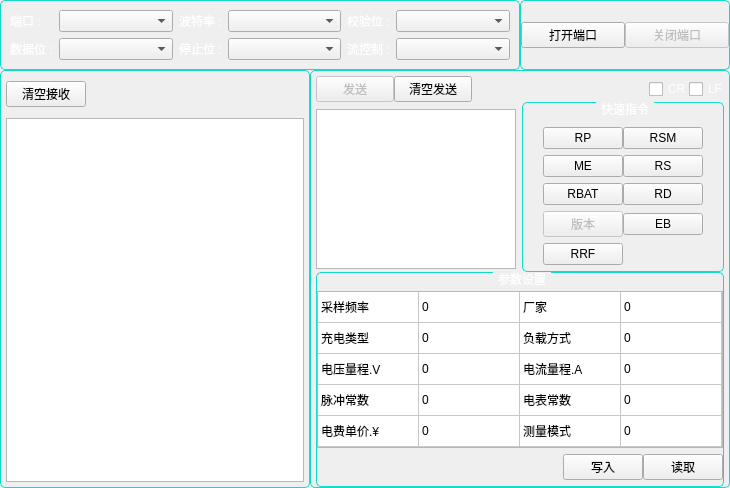
     <widget class="QWidget" name="serPort_Page">
      <layout class="QGridLayout" name="gridLayout_6">
       <property name="margin">
        <number>0</number>
       </property>
       <property name="spacing">
        <number>0</number>
       </property>
       <item row="1" column="0">
        <widget class="QGroupBox" name="serPort_Rec_GbBox">
         <property name="sizePolicy">
          <sizepolicy hsizetype="Minimum" vsizetype="Preferred">
           <horstretch>0</horstretch>
           <verstretch>0</verstretch>
          </sizepolicy>
         </property>
         <property name="styleSheet">
          <string notr="true"> QGroupBox::title {
     subcontrol-origin: margin;
     subcontrol-position: top center; /* position at the top center */
     padding: 0 3px;
	 color: rgb(255, 255, 255);


 }

 QGroupBox {
    border: 1px solid rgb(18, 220, 200);
    border-radius: 5px;
    margin-top: 0ex; /* leave space at the top for the title */
    background-color: qlineargradient(x1: 0, y1: 0, x2: 0, y2: 1,
                     stop:0 rgba(7, 85, 75, 255),
                     stop:1 rgba(10, 100, 75, 255));
 }
</string>
         </property>
         <property name="title">
          <string/>
         </property>
         <layout class="QGridLayout" name="gridLayout_7">
          <property name="margin">
           <number>5</number>
          </property>
          <item row="1" column="0" colspan="4">
           <widget class="QTextEdit" name="serPort_Rec_TxEdit">
            <property name="sizePolicy">
             <sizepolicy hsizetype="Expanding" vsizetype="Expanding">
              <horstretch>0</horstretch>
              <verstretch>0</verstretch>
             </sizepolicy>
            </property>
            <property name="readOnly">
             <bool>true</bool>
            </property>
           </widget>
          </item>
          <item row="0" column="1">
           <spacer name="horizontalSpacer_2">
            <property name="orientation">
             <enum>Qt::Horizontal</enum>
            </property>
            <property name="sizeType">
             <enum>QSizePolicy::Fixed</enum>
            </property>
            <property name="sizeHint" stdset="0">
             <size>
              <width>200</width>
              <height>36</height>
             </size>
            </property>
           </spacer>
          </item>
          <item row="0" column="0">
           <widget class="QPushButton" name="serPort_CleanRec_PsBtn">
            <property name="text">
             <string>清空接收</string>
            </property>
           </widget>
          </item>
         </layout>
        </widget>
       </item>
       <item row="1" column="1" colspan="2">
        <widget class="QGroupBox" name="serPort_send_GpBox">
         <property name="sizePolicy">
          <sizepolicy hsizetype="Minimum" vsizetype="Preferred">
           <horstretch>0</horstretch>
           <verstretch>0</verstretch>
          </sizepolicy>
         </property>
         <property name="minimumSize">
          <size>
           <width>420</width>
           <height>0</height>
          </size>
         </property>
         <property name="maximumSize">
          <size>
           <width>420</width>
           <height>16777215</height>
          </size>
         </property>
         <property name="styleSheet">
          <string notr="true"> QGroupBox::title {
     subcontrol-origin: margin;
     subcontrol-position: top center; /* position at the top center */
     padding: 0 3px;
	 color: rgb(255, 255, 255);


 }

 QGroupBox {
    border: 1px solid rgb(18, 220, 200);
    border-radius: 5px;
    margin-top: 0ex; /* leave space at the top for the title */
    background-color: qlineargradient(x1: 0, y1: 0, x2: 0, y2: 1,
                     stop:0 rgba(7, 85, 75, 255),
                     stop:1 rgba(10, 100, 75, 255));
 }
</string>
         </property>
         <property name="title">
          <string/>
         </property>
         <layout class="QGridLayout" name="gridLayout_8">
          <property name="leftMargin">
           <number>5</number>
          </property>
          <property name="topMargin">
           <number>5</number>
          </property>
          <property name="rightMargin">
           <number>5</number>
          </property>
          <property name="bottomMargin">
           <number>0</number>
          </property>
          <property name="spacing">
           <number>0</number>
          </property>
          <item row="5" column="0" colspan="11">
           <widget class="QGroupBox" name="serPort_SP_GpBox">
            <property name="sizePolicy">
             <sizepolicy hsizetype="Expanding" vsizetype="Preferred">
              <horstretch>0</horstretch>
              <verstretch>0</verstretch>
             </sizepolicy>
            </property>
            <property name="minimumSize">
             <size>
              <width>0</width>
              <height>215</height>
             </size>
            </property>
            <property name="maximumSize">
             <size>
              <width>16777215</width>
              <height>220</height>
             </size>
            </property>
            <property name="styleSheet">
             <string notr="true"> QGroupBox::title {
     subcontrol-origin: margin;
     subcontrol-position: top center; /* position at the top center */
     padding: 0 3px;
	 color: rgb(255, 255, 255);


 }

 QGroupBox {
    border: 1px solid rgb(18, 220, 200);
    border-radius: 5px;
    margin-top: 1ex; /* leave space at the top for the title */
    background-color: qlineargradient(x1: 0, y1: 0, x2: 0, y2: 1,
                     stop:0 rgba(7, 85, 75, 255),
                     stop:1 rgba(10, 100, 75, 255));
 }
</string>
            </property>
            <property name="title">
             <string>参数设置</string>
            </property>
            <layout class="QGridLayout" name="gridLayout_17">
             <property name="leftMargin">
              <number>0</number>
             </property>
             <property name="topMargin">
              <number>12</number>
             </property>
             <property name="rightMargin">
              <number>0</number>
             </property>
             <property name="bottomMargin">
              <number>0</number>
             </property>
             <property name="spacing">
              <number>0</number>
             </property>
             <item row="2" column="2">
              <widget class="QPushButton" name="serPort_read_SP_PsBtn">
               <property name="text">
                <string>读取</string>
               </property>
              </widget>
             </item>
             <item row="2" column="1">
              <widget class="QPushButton" name="serPort_write_SP_PsBtn">
               <property name="text">
                <string>写入</string>
               </property>
              </widget>
             </item>
             <item row="2" column="0">
              <spacer name="serPort_SP_HlSpacer">
               <property name="orientation">
                <enum>Qt::Horizontal</enum>
               </property>
               <property name="sizeHint" stdset="0">
                <size>
                 <width>40</width>
                 <height>20</height>
                </size>
               </property>
              </spacer>
             </item>
             <item row="1" column="0" colspan="5">
              <widget class="QTableWidget" name="serPort_SP_TabWidget">
               <property name="sizePolicy">
                <sizepolicy hsizetype="Expanding" vsizetype="Minimum">
                 <horstretch>0</horstretch>
                 <verstretch>0</verstretch>
                </sizepolicy>
               </property>
               <property name="minimumSize">
                <size>
                 <width>0</width>
                 <height>157</height>
                </size>
               </property>
               <property name="maximumSize">
                <size>
                 <width>16777215</width>
                 <height>157</height>
                </size>
               </property>
               <attribute name="horizontalHeaderVisible">
                <bool>false</bool>
               </attribute>
               <attribute name="horizontalHeaderDefaultSectionSize">
                <number>101</number>
               </attribute>
               <attribute name="horizontalHeaderMinimumSectionSize">
                <number>19</number>
               </attribute>
               <attribute name="verticalHeaderVisible">
                <bool>false</bool>
               </attribute>
               <attribute name="verticalHeaderDefaultSectionSize">
                <number>31</number>
               </attribute>
               <row>
                <property name="text">
                 <string>1</string>
                </property>
               </row>
               <row>
                <property name="text">
                 <string>2</string>
                </property>
               </row>
               <row>
                <property name="text">
                 <string>3</string>
                </property>
               </row>
               <row>
                <property name="text">
                 <string>4</string>
                </property>
               </row>
               <row>
                <property name="text">
                 <string>5</string>
                </property>
               </row>
               <column>
                <property name="text">
                 <string>选项</string>
                </property>
               </column>
               <column>
                <property name="text">
                 <string>值</string>
                </property>
               </column>
               <column>
                <property name="text">
                 <string>选项</string>
                </property>
               </column>
               <column>
                <property name="text">
                 <string>值</string>
                </property>
               </column>
               <item row="0" column="0">
                <property name="text">
                 <string>采样频率</string>
                </property>
               </item>
               <item row="0" column="1">
                <property name="text">
                 <string>0</string>
                </property>
               </item>
               <item row="0" column="2">
                <property name="text">
                 <string>厂家</string>
                </property>
               </item>
               <item row="0" column="3">
                <property name="text">
                 <string>0</string>
                </property>
               </item>
               <item row="1" column="0">
                <property name="text">
                 <string>充电类型</string>
                </property>
               </item>
               <item row="1" column="1">
                <property name="text">
                 <string>0</string>
                </property>
               </item>
               <item row="1" column="2">
                <property name="text">
                 <string>负载方式</string>
                </property>
               </item>
               <item row="1" column="3">
                <property name="text">
                 <string>0</string>
                </property>
               </item>
               <item row="2" column="0">
                <property name="text">
                 <string>电压量程.V</string>
                </property>
               </item>
               <item row="2" column="1">
                <property name="text">
                 <string>0</string>
                </property>
               </item>
               <item row="2" column="2">
                <property name="text">
                 <string>电流量程.A</string>
                </property>
               </item>
               <item row="2" column="3">
                <property name="text">
                 <string>0</string>
                </property>
               </item>
               <item row="3" column="0">
                <property name="text">
                 <string>脉冲常数</string>
                </property>
               </item>
               <item row="3" column="1">
                <property name="text">
                 <string>0</string>
                </property>
               </item>
               <item row="3" column="2">
                <property name="text">
                 <string>电表常数</string>
                </property>
               </item>
               <item row="3" column="3">
                <property name="text">
                 <string>0</string>
                </property>
               </item>
               <item row="4" column="0">
                <property name="text">
                 <string>电费单价.¥</string>
                </property>
               </item>
               <item row="4" column="1">
                <property name="text">
                 <string>0</string>
                </property>
               </item>
               <item row="4" column="2">
                <property name="text">
                 <string>测量模式</string>
                </property>
               </item>
               <item row="4" column="3">
                <property name="text">
                 <string>0</string>
                </property>
               </item>
              </widget>
             </item>
            </layout>
           </widget>
          </item>
          <item row="3" column="0">
           <widget class="QTextEdit" name="serPort_Send_TxEdit">
            <property name="sizePolicy">
             <sizepolicy hsizetype="Minimum" vsizetype="Minimum">
              <horstretch>0</horstretch>
              <verstretch>0</verstretch>
             </sizepolicy>
            </property>
            <property name="minimumSize">
             <size>
              <width>200</width>
              <height>160</height>
             </size>
            </property>
            <property name="maximumSize">
             <size>
              <width>200</width>
              <height>155</height>
             </size>
            </property>
            <property name="readOnly">
             <bool>false</bool>
            </property>
           </widget>
          </item>
          <item row="3" column="7" colspan="4">
           <widget class="QGroupBox" name="serPort_shortcut_GpBox">
            <property name="sizePolicy">
             <sizepolicy hsizetype="Minimum" vsizetype="Minimum">
              <horstretch>0</horstretch>
              <verstretch>0</verstretch>
             </sizepolicy>
            </property>
            <property name="minimumSize">
             <size>
              <width>202</width>
              <height>170</height>
             </size>
            </property>
            <property name="maximumSize">
             <size>
              <width>210</width>
              <height>170</height>
             </size>
            </property>
            <property name="styleSheet">
             <string notr="true"> QGroupBox::title {
     subcontrol-origin: margin;
     subcontrol-position: top center; /* position at the top center */
     padding: 0 3px;
	 color: rgb(255, 255, 255);


 }


 QGroupBox {
    border: 1px solid rgb(18, 220, 200);
    border-radius: 5px;
    margin-top: 3ex; /* leave space at the top for the title */
    background-color: qlineargradient(x1: 0, y1: 0, x2: 0, y2: 1,
                     stop:0 rgba(7, 85, 75, 255),
                     stop:1 rgba(10, 100, 75, 255));
 }
</string>
            </property>
            <property name="title">
             <string>快速指令</string>
            </property>
            <layout class="QGridLayout" name="gridLayout_4">
             <property name="leftMargin">
              <number>0</number>
             </property>
             <property name="topMargin">
              <number>18</number>
             </property>
             <property name="rightMargin">
              <number>0</number>
             </property>
             <property name="bottomMargin">
              <number>0</number>
             </property>
             <property name="spacing">
              <number>0</number>
             </property>
             <item row="4" column="4">
              <widget class="QPushButton" name="serPort_EB_PsBtn">
               <property name="text">
                <string>EB</string>
               </property>
              </widget>
             </item>
             <item row="2" column="2">
              <widget class="QPushButton" name="serPort_ME_PsBtn">
               <property name="text">
                <string>ME</string>
               </property>
              </widget>
             </item>
             <item row="1" column="7">
              <spacer name="horizontalSpacer_17">
               <property name="orientation">
                <enum>Qt::Horizontal</enum>
               </property>
               <property name="sizeHint" stdset="0">
                <size>
                 <width>40</width>
                 <height>20</height>
                </size>
               </property>
              </spacer>
             </item>
             <item row="1" column="0">
              <spacer name="horizontalSpacer_16">
               <property name="orientation">
                <enum>Qt::Horizontal</enum>
               </property>
               <property name="sizeHint" stdset="0">
                <size>
                 <width>40</width>
                 <height>20</height>
                </size>
               </property>
              </spacer>
             </item>
             <item row="2" column="4">
              <widget class="QPushButton" name="serPort_RS_PsBtn">
               <property name="text">
                <string>RS</string>
               </property>
              </widget>
             </item>
             <item row="4" column="2">
              <widget class="QPushButton" name="serPort_AV_PsBtn">
               <property name="enabled">
                <bool>false</bool>
               </property>
               <property name="text">
                <string>版本</string>
               </property>
              </widget>
             </item>
             <item row="1" column="2">
              <widget class="QPushButton" name="serPort_RP_PsBtn">
               <property name="text">
                <string>RP</string>
               </property>
              </widget>
             </item>
             <item row="1" column="4">
              <widget class="QPushButton" name="serPort_RSM_PsBtn">
               <property name="text">
                <string>RSM</string>
               </property>
              </widget>
             </item>
             <item row="3" column="2">
              <widget class="QPushButton" name="serPort_RBAT_PsBtn">
               <property name="text">
                <string>RBAT</string>
               </property>
              </widget>
             </item>
             <item row="3" column="4">
              <widget class="QPushButton" name="serPort_RD_PsBtn">
               <property name="text">
                <string>RD</string>
               </property>
              </widget>
             </item>
             <item row="5" column="2">
              <widget class="QPushButton" name="serPort_RRF_PsBtn">
               <property name="text">
                <string>RRF</string>
               </property>
              </widget>
             </item>
            </layout>
           </widget>
          </item>
          <item row="0" column="0">
           <widget class="QPushButton" name="serPort_Send_PsBtn">
            <property name="enabled">
             <bool>false</bool>
            </property>
            <property name="sizePolicy">
             <sizepolicy hsizetype="Fixed" vsizetype="Fixed">
              <horstretch>0</horstretch>
              <verstretch>0</verstretch>
             </sizepolicy>
            </property>
            <property name="text">
             <string>发送</string>
            </property>
           </widget>
          </item>
          <item row="0" column="2">
           <spacer name="horizontalSpacer_3">
            <property name="orientation">
             <enum>Qt::Horizontal</enum>
            </property>
            <property name="sizeType">
             <enum>QSizePolicy::Fixed</enum>
            </property>
            <property name="sizeHint" stdset="0">
             <size>
              <width>50</width>
              <height>20</height>
             </size>
            </property>
           </spacer>
          </item>
          <item row="0" column="9">
           <widget class="QCheckBox" name="serPort_CR_CkBox">
            <property name="maximumSize">
             <size>
              <width>40</width>
              <height>24</height>
             </size>
            </property>
            <property name="styleSheet">
             <string notr="true">color: rgb(255, 255, 255);</string>
            </property>
            <property name="text">
             <string>CR</string>
            </property>
           </widget>
          </item>
          <item row="0" column="1">
           <widget class="QPushButton" name="serPort_CleanSend_PsBtn">
            <property name="sizePolicy">
             <sizepolicy hsizetype="Fixed" vsizetype="Fixed">
              <horstretch>0</horstretch>
              <verstretch>0</verstretch>
             </sizepolicy>
            </property>
            <property name="text">
             <string>清空发送</string>
            </property>
           </widget>
          </item>
          <item row="0" column="10">
           <widget class="QCheckBox" name="serPort_LF_CkBox">
            <property name="maximumSize">
             <size>
              <width>35</width>
              <height>20</height>
             </size>
            </property>
            <property name="styleSheet">
             <string notr="true">color: rgb(255, 255, 255);</string>
            </property>
            <property name="text">
             <string>LF</string>
            </property>
           </widget>
          </item>
         </layout>
        </widget>
       </item>
       <item row="0" column="0" colspan="2">
        <widget class="QGroupBox" name="serPort_Settings_GpBox">
         <property name="styleSheet">
          <string notr="true"> QGroupBox::title {
     subcontrol-origin: margin;
     subcontrol-position: top center; /* position at the top center */
     padding: 0 3px;
	 color: rgb(255, 255, 255);


 }

 QGroupBox {
    border: 1px solid rgb(18, 220, 200);
    border-radius: 5px;
    margin-top: 0ex; /* leave space at the top for the title */
    background-color: qlineargradient(x1: 0, y1: 0, x2: 0, y2: 1,
                     stop:0 rgba(7, 85, 75, 255),
                     stop:1 rgba(10, 100, 75, 255));
 }
</string>
         </property>
         <property name="title">
          <string/>
         </property>
         <layout class="QGridLayout" name="gridLayout_5">
          <item row="0" column="0">
           <widget class="QLabel" name="serPort_portName_Label">
            <property name="sizePolicy">
             <sizepolicy hsizetype="Fixed" vsizetype="Preferred">
              <horstretch>0</horstretch>
              <verstretch>0</verstretch>
             </sizepolicy>
            </property>
            <property name="styleSheet">
             <string notr="true">color: rgb(255, 255, 255);</string>
            </property>
            <property name="text">
             <string>端口 :</string>
            </property>
           </widget>
          </item>
          <item row="0" column="1">
           <widget class="QComboBox" name="serPort_portName_CbBox"/>
          </item>
          <item row="0" column="4">
           <widget class="QLabel" name="serPort_parity_Label">
            <property name="sizePolicy">
             <sizepolicy hsizetype="Fixed" vsizetype="Preferred">
              <horstretch>0</horstretch>
              <verstretch>0</verstretch>
             </sizepolicy>
            </property>
            <property name="styleSheet">
             <string notr="true">color: rgb(255, 255, 255);</string>
            </property>
            <property name="text">
             <string>校验位 :</string>
            </property>
           </widget>
          </item>
          <item row="0" column="5">
           <widget class="QComboBox" name="serPort_parity_CbBox"/>
          </item>
          <item row="0" column="2">
           <widget class="QLabel" name="serPort_baudRate_Label">
            <property name="sizePolicy">
             <sizepolicy hsizetype="Fixed" vsizetype="Preferred">
              <horstretch>0</horstretch>
              <verstretch>0</verstretch>
             </sizepolicy>
            </property>
            <property name="styleSheet">
             <string notr="true">color: rgb(255, 255, 255);</string>
            </property>
            <property name="text">
             <string>波特率 :</string>
            </property>
           </widget>
          </item>
          <item row="0" column="3">
           <widget class="QComboBox" name="serPort_baudRate_CbBox"/>
          </item>
          <item row="1" column="0">
           <widget class="QLabel" name="serPort_dataBit_Label">
            <property name="sizePolicy">
             <sizepolicy hsizetype="Fixed" vsizetype="Preferred">
              <horstretch>0</horstretch>
              <verstretch>0</verstretch>
             </sizepolicy>
            </property>
            <property name="styleSheet">
             <string notr="true">color: rgb(255, 255, 255);</string>
            </property>
            <property name="text">
             <string>数据位 :</string>
            </property>
           </widget>
          </item>
          <item row="1" column="1">
           <widget class="QComboBox" name="serPort_dataBit_CbBox"/>
          </item>
          <item row="1" column="2">
           <widget class="QLabel" name="serPort_stopBit_Label">
            <property name="sizePolicy">
             <sizepolicy hsizetype="Fixed" vsizetype="Preferred">
              <horstretch>0</horstretch>
              <verstretch>0</verstretch>
             </sizepolicy>
            </property>
            <property name="styleSheet">
             <string notr="true">color: rgb(255, 255, 255);</string>
            </property>
            <property name="text">
             <string>停止位 :</string>
            </property>
           </widget>
          </item>
          <item row="1" column="3">
           <widget class="QComboBox" name="serPort_stopBit_CbBox"/>
          </item>
          <item row="1" column="4">
           <widget class="QLabel" name="serPort_flowCtl_Label">
            <property name="sizePolicy">
             <sizepolicy hsizetype="Fixed" vsizetype="Preferred">
              <horstretch>0</horstretch>
              <verstretch>0</verstretch>
             </sizepolicy>
            </property>
            <property name="styleSheet">
             <string notr="true">color: rgb(255, 255, 255);</string>
            </property>
            <property name="text">
             <string>流控制 :</string>
            </property>
           </widget>
          </item>
          <item row="1" column="5">
           <widget class="QComboBox" name="serPort_flowCtl_CbBox"/>
          </item>
         </layout>
        </widget>
       </item>
       <item row="0" column="2">
        <widget class="QGroupBox" name="serPort_ctl_GpBox">
         <property name="styleSheet">
          <string notr="true"> QGroupBox::title {
     subcontrol-origin: margin;
     subcontrol-position: top center; /* position at the top center */
     padding: 0 3px;
	 color: rgb(255, 255, 255);


 }

 QGroupBox {
    border: 1px solid rgb(18, 220, 200);
    border-radius: 5px;
    margin-top: 0ex; /* leave space at the top for the title */
    background-color: qlineargradient(x1: 0, y1: 0, x2: 0, y2: 1,
                     stop:0 rgba(7, 85, 75, 255),
                     stop:1 rgba(10, 100, 75, 255));
 }
</string>
         </property>
         <property name="title">
          <string/>
         </property>
         <layout class="QGridLayout" name="gridLayout_9">
          <property name="margin">
           <number>0</number>
          </property>
          <property name="spacing">
           <number>0</number>
          </property>
          <item row="0" column="0">
           <widget class="QPushButton" name="serPort_Open_PsBtn">
            <property name="text">
             <string>打开端口</string>
            </property>
           </widget>
          </item>
          <item row="0" column="1">
           <widget class="QPushButton" name="serPort_Close_PsBtn">
            <property name="enabled">
             <bool>false</bool>
            </property>
            <property name="text">
             <string>关闭端口</string>
            </property>
           </widget>
          </item>
         </layout>
        </widget>
       </item>
      </layout>
     </widget>
